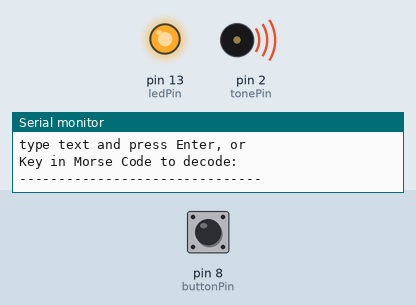
Bench run of a sketch on a simulated Arduino Uno, built with avr-gcc and run on an emulated ATmega328P. Shown: output pins drawn as LEDs (lit = HIGH), buzzer (waves = sounding), the last lines printed to the serial monitor. The test bench sets the inputs (shaded band); at power-on: pin 8 (buttonPin) HIGH.

Above: at 7.7 s.
7.8 s: pin 8 (buttonPin) pulled LOW for 1 s
At 8.6 s:
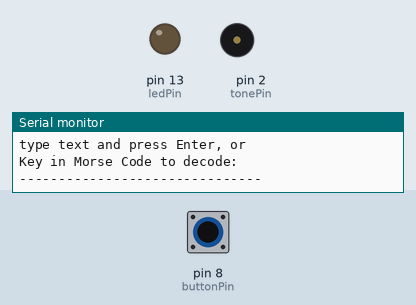
10.3 s: pin 8 (buttonPin) pulled LOW for 3.2 s
At 14.1 s:
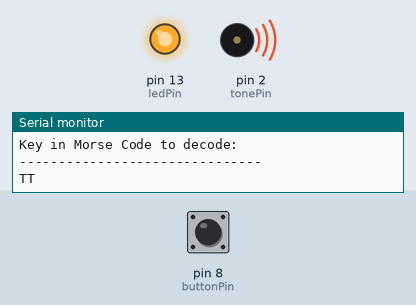
Timing chart, 0 to 15.6 s (numbered marks = the images above; inputs shaded):
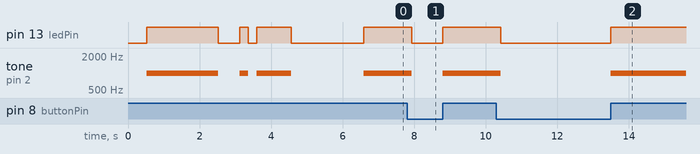

The sketch:

morse.ino
```cpp
// morse-decode-encode
// by Oompah
// March 3 2023
// credit to "Programming Arduino" by Simon Monk, (c)2016
// for some of the code lines
//
// Either Key in a Morse code sequence using the button to decode,
// or click in the field in the Serial Monitor, and
// type letters followed by Enter to encode into Morse code.
// The LED and tone will sound while you key in the sequence.
// This sketch decodes sequences with letters or numbers
// and prints them to the serial monitor.
// A beep sounds and "?" prints for unrecognized sequences.
//
// To learn Morse Code, type a word in the Serial Monitor,
// Then try keying in the same word as you heard it.
// Tips:
//   Keep dots short, and dashes long.
//   Leave a short space after letters.
//   Leave a longer space after words.
//   Try to make nice clean presses and releases.
//
// Circuit:
// Piezo buzzer or speaker connects to pin 2 and ground
// Button connects between pin 8 and ground
// LED (+) to pin 13, (-) 220 Ohm resistor to ground
//
int tonePin = 2;
int toneFreq = 1000;
int ledPin = 13;
int buttonPin = 8;
int debounceDelay = 90;

int dotLength = 240;
// dotLength = basic unit of speed in milliseconds
// 240 gives 5 words per minute (WPM) speed.
// WPM = 1200/dotLength.
// For other speeds, use dotLength = 1200/(WPM)
//
// Other lengths are computed from dot length
  int dotSpace = dotLength;
  int dashLength = dotLength*4;
  int letterSpace = dotLength*3;
  int wordSpace = dotLength*7;
  float wpm = 1200./dotLength;

int t1, t2, onTime, gap;
bool newLetter, newWord, letterFound, keyboardText;
int lineLength = 0;
int maxLineLength = 20;

char* letters[] =
{
".-", "-...", "-.-.", "-..", ".", "..-.", "--.", "....", "..", // A-I
".---", "-.-", ".-..", "--", "-.", "---", ".--.", "--.-", ".-.", // J-R
"...", "-", "..-", "...-", ".--", "-..-", "-.--", "--.." // S-Z
};

char* numbers[] =
{
"-----", ".----", "..---", "...--", "....-", //0-4
".....", "-....", "--...", "---..", "----." //5-9
};

String dashSeq = "";
char keyLetter, ch;
int i, index;
String decodedLetters = "";  // Holds all decoded letters

void setup()
{
  delay(500);
  pinMode(ledPin, OUTPUT);
  pinMode(tonePin, OUTPUT);
  pinMode(buttonPin, INPUT_PULLUP);
  Serial.begin(9600);
  Serial.println();
  Serial.println("-------------------------------");
  Serial.println("Morse Code decoder/encoder");
  Serial.print("Speed=");
  Serial.print(wpm);
  Serial.print("wpm, ");
  Serial.print("dot=");
  Serial.print(dotLength);
  Serial.println("ms");

// Test the LED and tone
  tone(tonePin, toneFreq);
  digitalWrite(ledPin, HIGH);
  delay(2000);
  digitalWrite(ledPin, LOW);
  noTone(tonePin);
  delay(600);

//flash to demonstrate the expected key speed
//A
   Serial.print("A .-  ");
   index = 'A'-65;
   flashSequence(letters[index]);
   delay(wordSpace);
//B
 //  Serial.print("B -...  ");
 //  index = 'B'-65;
 //  flashSequence(letters[index]);
  // delay(wordSpace);
//C
 //  Serial.print("C -.-.  ");
  // index = 'C'-65;
  // flashSequence(letters[index]);
  // delay(wordSpace);

  Serial.println();
  Serial.println("-------------------------------");
  Serial.println("Click field in Serial Monitor,");
  Serial.println("type text and press Enter, or");
  Serial.println("Key in Morse Code to decode:");
  Serial.println("-------------------------------");

  newLetter = false; //if false, do NOT check for end of letter gap
  newWord = false;  //if false, do NOT check for end of word gap
  keyboardText = false;
}

void loop()
{
// Check to see if something has been entered on the keyboard
  if (Serial.available() > 0)
  {
    if (keyboardText == false)
    {
      Serial.println();
      Serial.println("-------------------------------");
    }
    keyboardText = true;
    ch = Serial.read();
    if (ch >= 'a' && ch <= 'z')
    { ch = ch-32; }

    if (ch >= 'A' && ch <= 'Z')
    {
      Serial.print(ch);
      Serial.print(" ");
      Serial.println(letters[ch-'A']);
      flashSequence(letters[ch-'A']);
      delay(letterSpace);
    }
    if (ch >= '0' && ch <= '9')
    {
      Serial.print(ch);
      Serial.print(" ");
      Serial.println(numbers[ch-'0']);
      flashSequence(numbers[ch-'0']);
      delay(letterSpace);
    }
    if (ch == ' ')
    {
      Serial.println("_");
      delay(wordSpace);
    }

// Print a header after last keyboard text
     if (Serial.available() <= 0)
     {
      Serial.println();
      Serial.println("Enter text or Key in:");
      Serial.println("-------------------------------");
      keyboardText = false;
     }
  }

  if (digitalRead(buttonPin) == HIGH ) //button is pressed
  {
    newLetter = true;
    newWord = true;
    t1 = millis(); //time at button press
    digitalWrite(ledPin, HIGH); //turn on LED and tone
    tone(tonePin, toneFreq);
    delay(debounceDelay);
    while (digitalRead(buttonPin) == HIGH ) // wait for button release
    {
      delay(debounceDelay);
    }
    delay(debounceDelay);

    t2 = millis();  //time at button release
    onTime = t2 - t1;  //length of dot or dash keyed in
    digitalWrite(ledPin, LOW); //turn off LED and tone
    noTone(tonePin);

    //check if dot or dash

    if (onTime <= dotLength * 1.5) //allow for 50% longer
      {dashSeq += ".";} //build dot/dash sequence
    else
      {dashSeq += "-";}
  }  //end button press section

// look for a gap >= letterSpace to signal end letter
// end of letter when gap >= letterSpace

  gap=millis()-t2;
  if (newLetter && gap >= letterSpace) {
    letterFound = false;
    keyLetter = '?'; // Default unknown letter

    // Search for matching letter in Morse sequence array
    for (int i = 0; i < 26; i++) {
      if (dashSeq == letters[i]) {
        keyLetter = char(i + 65); // Convert index to ASCII character
        letterFound = true;
        break;
      }
    }

    // Now check numbers if no letter was found
    if (!letterFound) {
      for (int i = 0; i < 10; i++) {
        if (dashSeq == numbers[i]) {
          keyLetter = char(i + 48); // Convert index to ASCII number
          letterFound = true;
          break;
        }
      }
    }
    // Output the found character
    Serial.print(keyLetter);
    decodedLetters += keyLetter; // Append this letter to the sequence

    // Reset for next input
    newLetter = false;
    dashSeq = "";

    // Check if the sequence "ABC" is found
    if (decodedLetters.endsWith("ABC")) {
      Serial.println(" Success");  // Output success message
      decodedLetters = ""; // Optionally reset the decoded sequence
    }
  }

// keyed letter has been identified and printed

// when gap is >= wordSpace, insert space between words
// lengthen the word space by 50% to allow for variation

  if (newWord == true && gap>=wordSpace*3)
    {
     newWord = false;
     Serial.print("_");
     lineLength=lineLength+1;

// flash to indicate new word

    digitalWrite(ledPin, HIGH);
    delay(25);
    digitalWrite(ledPin, LOW);
    }

// insert linebreaks

  if (lineLength >= maxLineLength)
    {
      Serial.println();
      lineLength = 0;
    }
}

void flashSequence(char* sequence)
{
  int i = 0;
  while (sequence[i] == '.' || sequence[i] == '-')
  {
    flashDotOrDash(sequence[i]);
    i++;
  }
}

void flashDotOrDash(char dotOrDash)
{
  digitalWrite(ledPin, HIGH);
  tone(tonePin, toneFreq);
  if (dotOrDash == '.')
   { delay(dotLength); }
     else
   { delay(dashLength); }

  digitalWrite(ledPin, LOW);
  noTone(tonePin);
  delay(dotLength);
}
//--- end of sketch ---
```

Measured:
- after the input at 7.8 s, pin 13 (ledPin): HIGH → LOW after 0.14 s, → HIGH 0.86 s later; tone on pin 2 (tonePin): 1000 Hz → silent after 0.14 s, → 1000 Hz 0.86 s later
- after the input at 10.3 s, pin 13 (ledPin): HIGH → LOW after 0.12 s, → HIGH 3.1 s later; tone on pin 2 (tonePin): 1000 Hz → silent after 0.12 s, → 1000 Hz 3.1 s later
